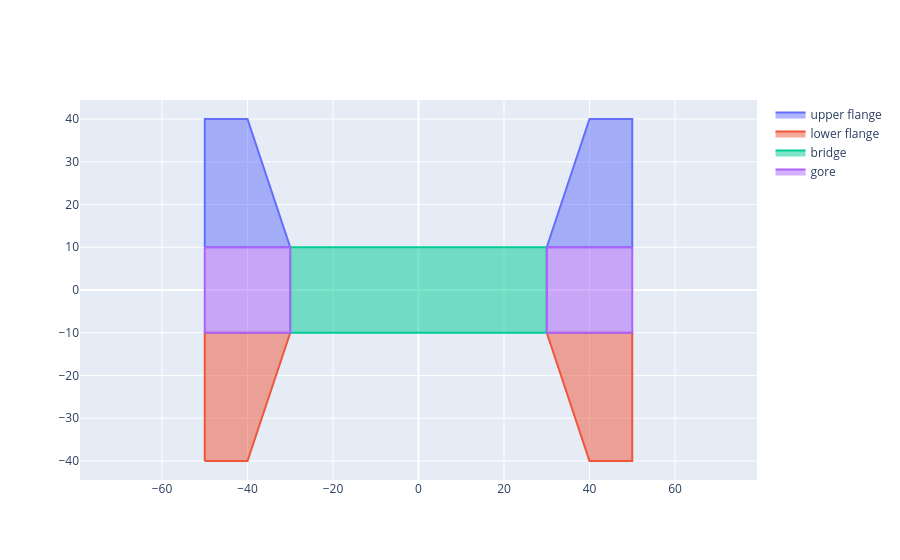

Write notebook code for a chart like this one.
### Markdown cell above
Use the class to create and show the divisions with the help of plot_geoms.

### Code cell
division = NeumannDivision(beam)
plot_geoms([division.upper, division.lower, division.bridge, division.gore], names=["upper flange", "lower flange", "bridge", "gore"])

### Figure 1 — Plotly figure (JSON) as saved in the notebook; plotly's stock layout.template omitted (floating-point values rounded to 4 significant figures)
{"data": [{"fill": "toself", "mode": "lines", "name": "upper flange", "type": "scatter", "x": [-50, -50, -40, -30, -50, null, null, 30, 40, 50, 50, 30, null, null], "y": [10, 40, 40, 10, 10, null, null, 10, 40, 40, 10, 10, null, null]}, {"fill": "toself", "mode": "lines", "name": "lower flange", "type": "scatter", "x": [30, 50, 50, 40, 30, null, null, -50, -50, -30, -40, -50, null, null], "y": [-10, -10, -40, -40, -10, null, null, -40, -10, -10, -40, -40, null, null]}, {"fill": "toself", "mode": "lines", "name": "bridge", "type": "scatter", "x": [-30, 30, 30, -30, -30, null], "y": [10, 10, -10, -10, 10, null]}, {"fill": "toself", "mode": "lines", "name": "gore", "type": "scatter", "x": [-50, -30, -30, -50, -50, null, null, 50, 50, 30, 30, 50, null, null], "y": [10, 10, -10, -10, 10, null, null, 10, -10, -10, 10, 10, null, null]}], "layout": {"autosize": true, "xaxis": {"autorange": true, "domain": [0, 1], "range": [-720, 720], "type": "linear"}, "yaxis": {"autorange": true, "domain": [0, 1], "range": [-44.44, 44.44], "scaleanchor": "x", "scaleratio": 1, "type": "linear"}}}
